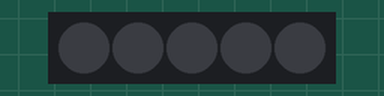
Simulated run of this program. Board: ESP8266 (NodeMCU). On the bench: 5 RGB LEDs in strip order, left to right. Dim RGB values are drawn brighter than linear.

Above: at 0.1 s.
At 1.1 s:
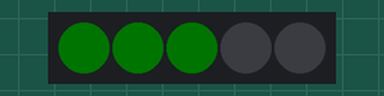
At 2.1 s:
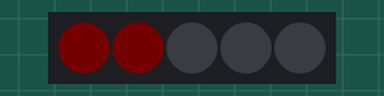
Timing chart, 0 to 130.0 s (numbered marks = the images above):
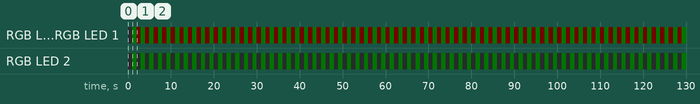

The program:

Main.cpp
```cpp
// (licence header left out)
#include <Arduino.h>
#include "OshwiBoard.h"

OshwiBoard oshwi_2017;

void setup() {
    oshwi_2017.init();
}

void loop() {
    oshwi_2017.tick();
    delay(50);
}
```

Clock.cpp
```cpp
// (licence header left out)
#include "Clock.h"

#include <Arduino.h>


Clock::Clock(void* watcher, TickCallback callback)
{
    _bootSeconds = 0;
    _unixTime = 0;
    _watcher = watcher;
    _callback = callback;
}


void Clock::tick(uint32_t millis)
{
    uint32_t seconds = millis / 1000;
    if (seconds != _bootSeconds)
    {
        if (_unixTime > 0) _unixTime++;
        _bootSeconds = seconds;
        _callback(_watcher, _unixTime);
    }
}
```

Clock.h
```cpp
// (licence header left out)
#ifndef _CLOCK_H
#define _CLOCK_H

#include <stdint.h>

class Clock
{
    public:

        typedef void (*TickCallback)(void* watcher, uint32_t unix_time);

        Clock(void* watcher, TickCallback callback);

        uint32_t getBootSeconds() { return _bootSeconds; }

        void setUnixTime(uint32_t unix_time) { _unixTime = unix_time; }
        uint32_t getUnixTime() { return _unixTime; }

        void tick(uint32_t millis);

    private:

        uint32_t _unixTime;
        uint32_t _bootSeconds;

        void* _watcher;
        TickCallback _callback;
};

#endif // _CLOCK_H
```

OshwiBoard.cpp
```cpp
// (licence header left out)
#include "OshwiBoard.h"
#include <Arduino.h>

OshwiBoard::OshwiBoard()
    : _clock(this, _clockTick)
    , _wifi(WIFI_SSID, WIFI_PASS)
    , _pixels(PIN_PIXELS)
{
}


void OshwiBoard::init()
{
}


void OshwiBoard::tick()
{
    uint32_t ms = millis();
    _clock.tick(ms);
}


void OshwiBoard::_clockTick(void* watcher, uint32_t unix_time)
{
    OshwiBoard* self = (OshwiBoard*) watcher;
    self->_pixels.update(self->_clock.getBootSeconds());
}
```

OshwiBoard.h
```cpp
// (licence header left out)
#ifndef _OSHWI_H
#define _OSHWI_H

#define PIN_LED 2
#define PIN_PIXELS 4

#include "Clock.h"
#include "Wifi.h"
#include "PixelClock.h"

class OshwiBoard
{
    public:

        OshwiBoard();

        void init();

        void tick();

    private:

        Clock _clock;
        static void _clockTick(void* watcher, uint32_t unix_time);

        Wifi _wifi;

        PixelClock _pixels;
};

#endif // _OSHWI_H
```

PixelArray.cpp
```cpp
// (licence header left out)
#include "PixelArray.h"


PixelArray::PixelArray(uint8_t pin)
    : _strip(PIXEL_COUNT)
{
    _strip.Begin();
}


void PixelArray::setBrightness(uint8_t brightness)
{
    _strip.SetBrightness(brightness);
}


void PixelArray::show()
{
    for (int p = 0; p < PIXEL_COUNT; p++)
    {
        RgbColor color(_pixels[p].r, _pixels[p].g, _pixels[p].b);
        _strip.SetPixelColor(p, color);
    }

    _strip.Show();
}


void PixelArray::clear()
{
static PixelArray::CRGB black = { 0, 0, 0 };
    setAll(black);
    show();
}


void PixelArray::setAll(CRGB color)
{
    for (int p = 0; p < PIXEL_COUNT; p++)
        _pixels[p] = color;
}
```

PixelArray.h
```cpp
// (licence header left out)
#ifndef _PIXEL_ARRAY
#define _PIXEL_ARRAY

#define PIXEL_COUNT 5

#include <NeoPixelBrightnessBus.h>
#include <stdint.h>

class PixelArray
{
    public:

        typedef struct {
            uint8_t r;
            uint8_t g;
            uint8_t b;
        } CRGB;

        PixelArray(uint8_t pin);

        CRGB getPixel(uint8_t pixel) { return _pixels[pixel]; }
        void setPixel(uint8_t pixel, CRGB color) { _pixels[pixel] = color; }
        void setAll(CRGB color);

        void show();
        void clear();

        void setBrightness(uint8_t brightness);

    protected:

        CRGB _pixels[PIXEL_COUNT];

        NeoPixelBrightnessBus<NeoGrbFeature, NeoEsp8266Uart800KbpsMethod> _strip;
};

#endif // _PIXEL_ARRAY
```

PixelClock.cpp
```cpp
#include "PixelClock.h"


static PixelArray::CRGB red = { 255, 0, 0 };
static PixelArray::CRGB green = { 0, 255, 0 };
static PixelArray::CRGB blue = { 0, 0, 255 };
static PixelArray::CRGB white = { 255, 255, 255 };
static PixelArray::CRGB black = { 0, 0, 0 };


void PixelClock::update(uint32_t seconds)
{
    bool even = (seconds % 2 == 0);

    uint8_t sec = seconds % 60;
    seconds /= 60;
    uint8_t min = seconds % 60;
    seconds /= 60;
    uint8_t hour = seconds % 24;

    setAll(black);

    if (even)
    {
        // minute sector
        uint8_t index = min / 15;
        setPixel(index++, red);
        setPixel(index, red);
    }
    else
    {
        // hour sector
        uint8_t index = hour / 8;
        setPixel(index++, green);
        setPixel(index++, green);
        setPixel(index, green);
    }

    show();
}
```

PixelClock.h
```cpp
// (licence header left out)
#ifndef _PIXEL_CLOCK_H
#define _PIXEL_CLOCK_H

#include "PixelArray.h"
#include <stdint.h>

class PixelClock : PixelArray
{
    public:

        PixelClock(int pin) : PixelArray(pin)
        {
            setBrightness(1);
        }

        void update(uint32_t seconds);
};

#endif // _PIXEL_CLOCK_H
```

Wifi.cpp
```cpp
// (licence header left out)
#include "Wifi.h"

#include <ESP8266WiFi.h>


Wifi::Wifi(const char* ssid, const char* password)
{
    _ssid = ssid;
    _password = password;

    WiFi.setAutoConnect(false);
    WiFi.setAutoReconnect(true);
    WiFi.mode(WIFI_OFF);
    WiFi.disconnect(true);
}


bool Wifi::isConnected()
{
    return WiFi.isConnected();
}


void Wifi::connect()
{
    WiFi.mode(WIFI_STA);
    WiFi.begin(_ssid, _password);
}


void Wifi::disconnect()
{
    WiFi.disconnect(true);
}
```

Wifi.h
```cpp
// (licence header left out)
#ifndef _WIFI_H
#define _WIFI_H

class Wifi {

    public:

        Wifi(const char* ssid, const char* password);

        void connect();
        void disconnect();
        bool isConnected();

    private:

        const char* _ssid;
        const char* _password;
};

#endif // _WIFI_H
```

Measured:
- by itself, RGB LED 0, RGB LED 1: alternates RGB(1, 0, 0) for 1.0 s and RGB(0, 1, 0) for 1.0 s
- by itself, RGB LED 2: alternates RGB(0, 1, 0) for 1.0 s and off for 1.0 s
- what the display in image 1 shows lasts 1.0 s, from 1.0 s to 2.0 s
